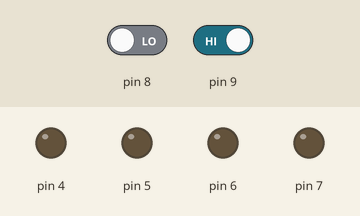
A sketch run on a simulated Arduino Uno, built with avr-gcc and run on an emulated ATmega328P. On the bench: output pins drawn as LEDs (lit = HIGH). The inputs (shaded band) are chosen by the test bench; at power-on: pin 9 HIGH, pin 8 LOW.

Above: at 1.2 s.
1.3 s: pin 9 driven LOW
At 1.6 s:
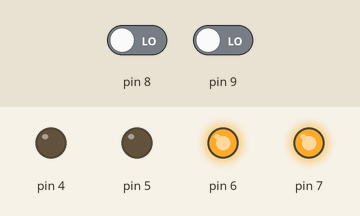
Timing chart, 0 to 4.3 s (numbered marks = the images above; inputs shaded):
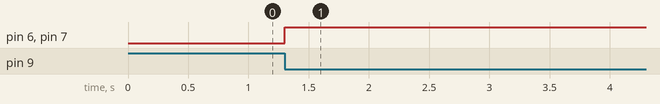

Measured:
- after the input at 1.3 s, pin 6, pin 7: LOW → HIGH at once

The sketch:

sketch_mar23a.ino
```cpp
void setup() {

  pinMode(9, INPUT);
  pinMode(8, INPUT);
  pinMode(7, OUTPUT);
  pinMode(6, OUTPUT);
  pinMode(5, OUTPUT);
  pinMode(4, OUTPUT);
}

void loop() {

  int ir_1 = digitalRead(9);
  int ir_2 = digitalRead(8);
  int delay_1 = 7;
  int delay_2 = 130;

  if (ir_1 == false ) {
    digitalWrite(7, HIGH);
    digitalWrite(6, HIGH);
    digitalWrite(5, LOW);
    digitalWrite(4, LOW);
  }
}
```
